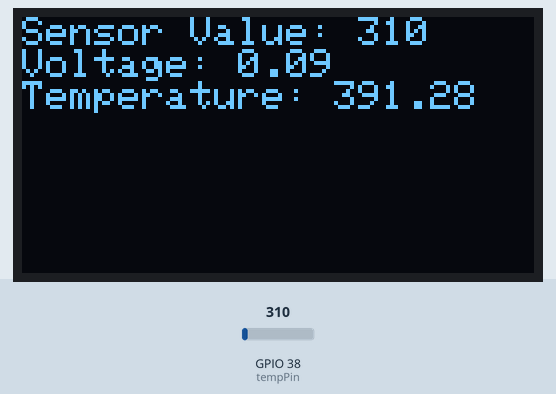
Simulated run of this sketch. Board: ESP32. Parts: 128×64 one-colour display. The inputs (shaded band) are chosen by the test bench; at power-on: GPIO 38 (tempPin) = 310.

Above: at 3.2 s.
3.3 s: GPIO 38 (tempPin) set to 372
At 4.5 s:
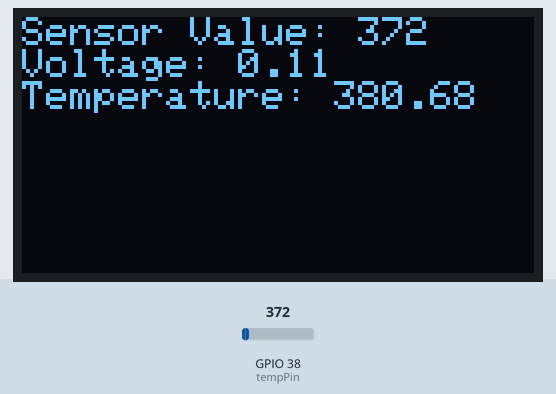
4.8 s: GPIO 38 (tempPin) set to 434
At 5.6 s:
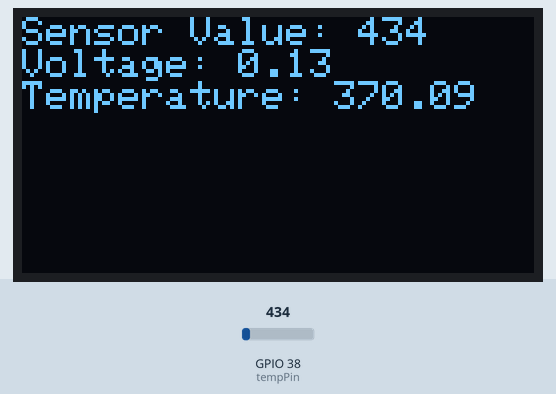
6.3 s: GPIO 38 (tempPin) set to 527
At 7.7 s:
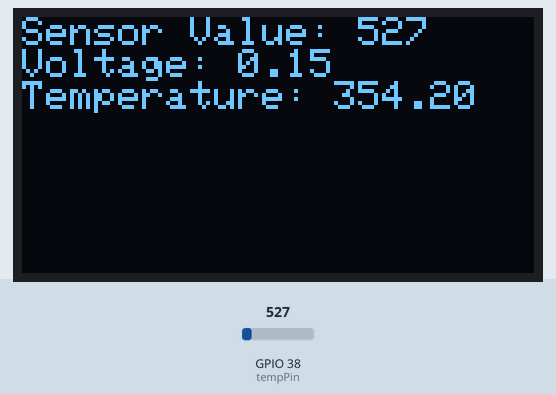
Timing chart, 0 to 9.3 s (numbered marks = the images above; inputs shaded):
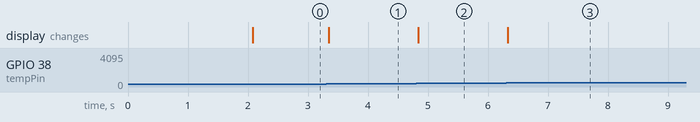

Measured:
- after the input at 3.3 s, the display: changes at once (image 1)
- after the input at 4.8 s, the display: changes at once (image 2)
- after the input at 6.3 s, the display: changes at once (image 3)

The sketch:

S08_L01A.ino
```cpp
#include <SPI.h>
#include <Wire.h>
#include <Adafruit_GFX.h>
#include <Adafruit_SSD1306.h>

#define OLED_RESET 4
Adafruit_SSD1306 display(OLED_RESET);

#if (SSD1306_LCDHEIGHT != 64)
#error("Height incorrect, please fix Adafruit_SSD1306.h!");
#endif

int tempPin = 38;

void setup() {
  pinMode(tempPin, INPUT);

  Serial.begin(9600);
  display.begin(SSD1306_SWITCHCAPVCC, 0x3C);  // I2C addr 0x3D
  // init done

  // Clear the buffer.
  display.clearDisplay();

  // Display a custom message.
  display.setTextSize(2);
  display.setTextColor(WHITE);
  display.setCursor(0,0);
  display.println("I love");
  display.println("6.S08");
  display.display();

  delay(2000);
}

void loop() {
  //Display the temperature
  int sensorValue = analogRead(tempPin);
  float voltage = float(sensorValue)*1.2/4095;
  float tempC = -583.1*(voltage-0.719) + 25;
  display.clearDisplay();
  display.setTextSize(1);
  display.setTextColor(WHITE);
  display.setCursor(0,0);
  display.print("Sensor Value: ");
  display.println(sensorValue);
  display.print("Voltage: ");
  display.println(voltage);
  display.print("Temperature: ");
  display.println(tempC);
  display.display();
}
```
